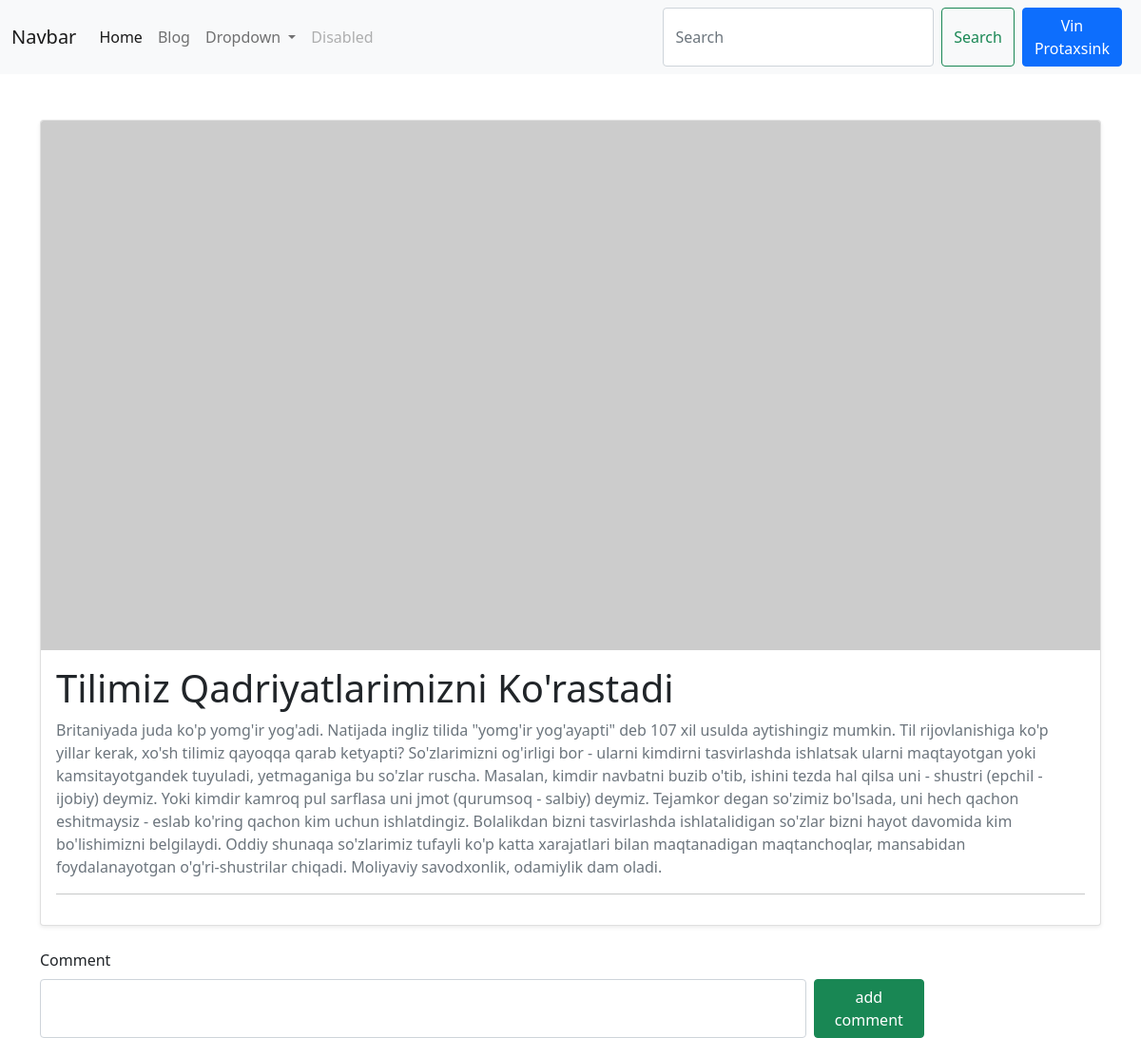
The app's page /blog/1/ (signed in) with its own data.
### blog/models.py (models this page shows, shortened)
class CustomUser(AbstractUser):
    phone = models.CharField(max_length=13, blank=True, null=True)

class Blog(models.Model):
    title = models.CharField(max_length=100)
    description = models.TextField()
    author = models.ForeignKey(CustomUser, on_delete=models.CASCADE)
    image = models.ImageField(upload_to='images/', blank=True, null=True)
    views = models.PositiveIntegerField(default=0)
    created_at = models.DateTimeField(auto_now_add=True)

### blog/views.py (the view)
# urls.py: path('blog/<int:pk>/', blog_detail_view, name='blog_detail'),
def blog_detail_view(request, pk):
    blog = get_object_or_404(Blog, pk=pk)
    comments = Comment.objects.filter(blog=blog)
    return render(request, 'blog_detail.html', {'blog': blog, 'comments': comments})

### templates/blog_detail.html (shortened to what this page needs)
{% extends 'base.html' %}
{% block content %}
<div class="container mt-5">
    <div class="card mb-4 shadow-sm">
        {% if blog.image %}
            <img src="{{ blog.image.url }}" class="card-img-top" alt="{{ blog.title }}">
        {% else %}
            <img src="https://via.placeholder.com/800x400" class="card-img-top" alt="Placeholder">
        {% endif %}
        <div class="card-body">
            <h1 class="card-title">{{ blog.title }}</h1>
            <p class="card-text text-muted">{{ blog.description }}</p>
            <hr>
        </div>
    </div>
    <div class="col-md-10">
        <form method="post" >
            <label for="inputPassword5" class="form-label">Comment</label>
        <div class="d-flex">
        <input type="TEXT" name="comment" id="inputPassword5" class="form-control" aria-describedby="passwordHelpBlock">
        <button  class="btn btn-success ms-2" type="submit">add comment</button>
        </div>
        </form>
    </div>
{% endblock %}

### templates/base.html (shortened to what this page needs)
<!DOCTYPE html>
<html lang="en">
<head>
    <link href="https://cdn.jsdelivr.net/npm/bootstrap@5.0.2/dist/css/bootstrap.min.css" rel="stylesheet"
>
</head>
<body>
<nav class="navbar navbar-expand-lg navbar-light bg-light">
    <div class="container-fluid">
        <a class="navbar-brand" href="#">Navbar</a>
        <div class="collapse navbar-collapse" id="navbarSupportedContent">
            <ul class="navbar-nav me-auto mb-2 mb-lg-0">
                <li class="nav-item">
                    <a class="nav-link active" aria-current="page" href="{% url 'home' %}">Home</a>
                </li>
                <li class="nav-item">
                    <a class="nav-link" href="{% url 'home' %}">Blog</a>
                </li>
                <li class="nav-item dropdown">
                    <a class="nav-link dropdown-toggle" href="#" id="navbarDropdown" role="button"
                       data-bs-toggle="dropdown" aria-expanded="false">
                        Dropdown
                    </a>
                </li>
                <li class="nav-item">
                    <a class="nav-link disabled" href="#" tabindex="-1" aria-disabled="true">Disabled</a>
                </li>
            </ul>
            <form class="d-flex">
                <input class="form-control me-2" type="search" placeholder="Search" aria-label="Search">
                <button class="btn btn-outline-success" type="submit">Search</button>
                {% if request.user.is_authenticated %}
                <a href="{% url 'profile' %}" class="btn btn-primary mx-2">{{ request.user.first_name }} {{ request.user.last_name }}</a>
                {% else %}
                <a href="{% url 'login' %}" class="btn btn-primary mx-2 ">Login</a>
                {% endif %}
            </form>
        </div>
    </div>
</nav>
{% block content %}
{% endblock %}
</body>
</html>

### records on screen
CustomUser: user.first_name "Vin", user.last_name "Protaxsink"
Blog: title "Tilimiz Qadriyatlarimizni Ko'rastadi", description "Britaniyada juda ko'p yomg'ir yog'adi. Natijada ingliz tilida \"yomg'ir yog'ayapti\" deb 107 xil usulda aytishingiz mumkin. Til rijovlanishiga ko'p yillar kerak, xo'sh tilimiz qayoqqa qarab ketyapti? So'zlarimizni og'irligi bor - ularni kimdirni tasvirlashda ishlatsak ularni maqtayotgan yoki kamsitayotgandek tuyuladi, yetmaganiga bu so'zlar ruscha. Masalan, kimdir navbatni buzib o'tib, ishini tezda hal qilsa uni - shustri (epchil - ijobiy) deymiz. Yoki kimdir kamroq pul sarflasa uni jmot (qurumsoq - salbiy) deymiz. Tejamkor degan so'zimiz bo'lsada, uni hech qachon eshitmaysiz - eslab ko'ring qachon kim uchun ishlatdingiz. Bolalikdan bizni tasvirlashda ishlatalidigan so'zlar bizni hayot…"
